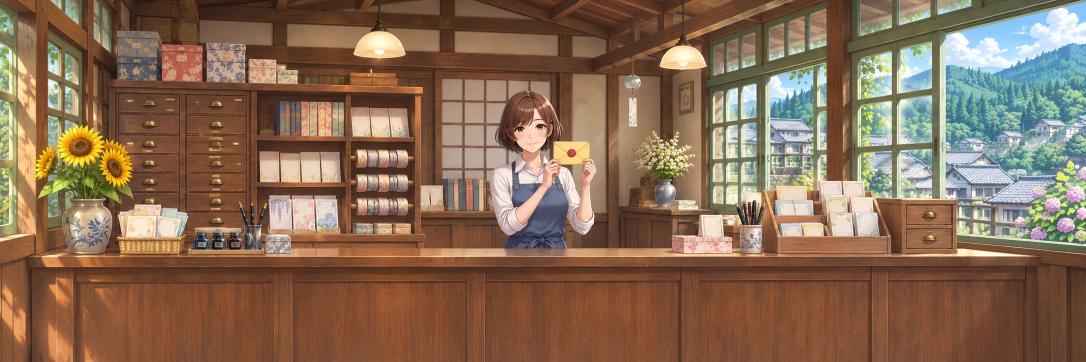
#> input picture src/renderer/assets/lantern-letters.webp, 2172 x 724 px (shown at 1/2 size)
$ python -i formats.py   (imports and definitions only)
#> lines starting #> are read from the running program, lines starting #| are printed output that depends on the picture
"""Bounded readers for raster comic containers and publication formats."""
from __future__ import annotations

from contextlib import closing
from hashlib import file_digest
import io
import math
from pathlib import Path, PurePosixPath, PureWindowsPath
import re
import stat
import struct
import threading
from urllib.parse import unquote, urlsplit
import xml.etree.ElementTree as ET
import zipfile

from PIL import Image, ImageOps

MAX_PIXELS = 40_000_000
MAX_PAGE_BYTES = 64 * 1024**2
MAX_TOTAL_BYTES = 2 * 1024**3
MAX_PAGES = 10000
IMAGE_SUFFIXES = {'.png', '.jpg', '.jpeg', '.webp', '.bmp', '.gif', '.tif', '.tiff'}
PDF_LOCK = threading.Lock()


def natural(value):
  return [int(part) if part.isdigit() else part.casefold() for part in re.split(r'(\d+)', value)]


# [164 lines left out: functions png_bytes, image_frames, validate_zip, pdf_pages, render_pdf_pages, epub_entries and 2 more, not called in this run]


def write_pdf(images):
  import pypdfium2 as pdf
  target = io.BytesIO()
  with PDF_LOCK, pdf.PdfDocument.new() as document:
    for image in images:
      with closing(pdf.PdfBitmap.from_pil(image.convert('RGB'))) as bitmap:
        width, height = image.size
        with closing(document.new_page(width * 72 / 200, height * 72 / 200)) as page:
          obj = pdf.PdfImage.new(document)
          obj.set_bitmap(bitmap)
          obj.set_matrix(pdf.PdfMatrix().scale(width * 72 / 200, height * 72 / 200))
          page.insert_obj(obj)
          page.gen_content()
    document.save(target)
  return target.getvalue()

>>> import cv2
>>> picture = cv2.imread('../../../../src/renderer/assets/lantern-letters.webp', cv2.IMREAD_GRAYSCALE)
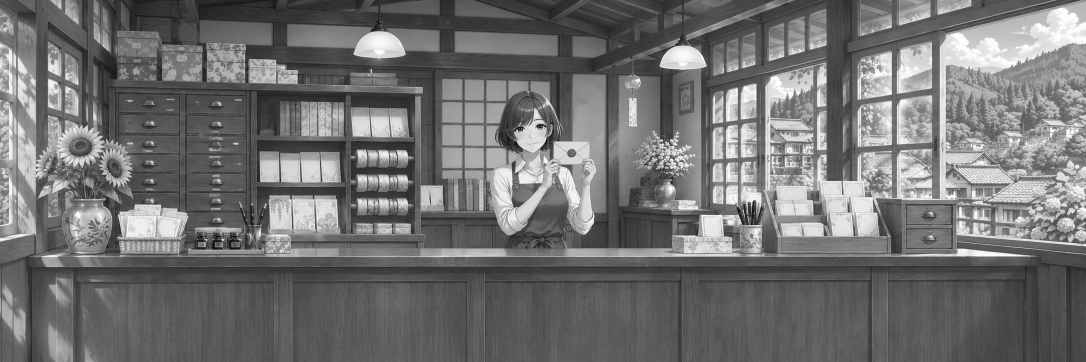
#> picture: shape (724, 2172) (shown at 1/2 size); min 1, max 255, mean 113.3
#> (the run stopped early here; a loop or call above may not have finished)
